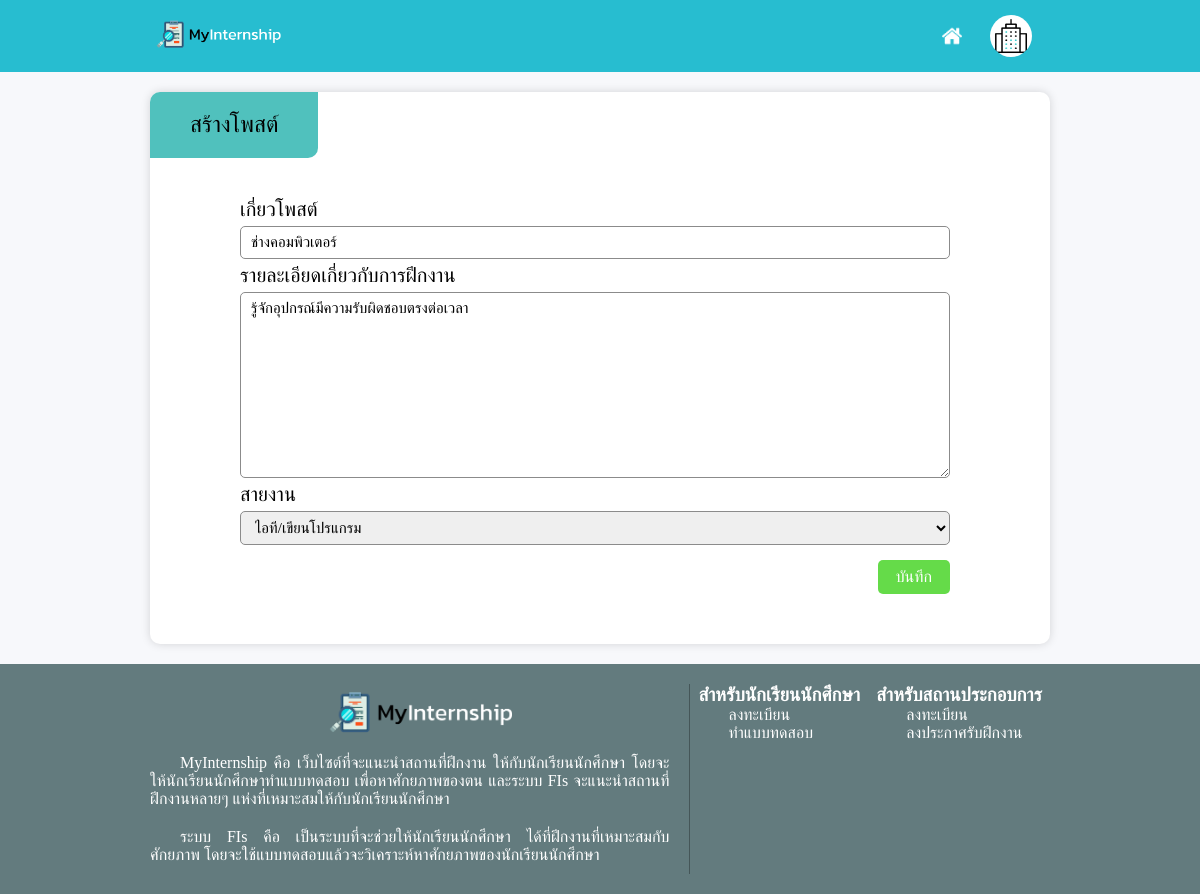
The page /page/company/updatepost.php?post-id=2 on the database its author committed.
### tables this page shows
CREATE TABLE `post` (
  `p_id` int(10) NOT NULL,
  `p_title` varchar(45) NOT NULL,
  `p_details` varchar(255) NOT NULL,
  `p_date` timestamp NOT NULL DEFAULT current_timestamp(),
  `j_id` int(10) NOT NULL,
  `cp_id` int(10) NOT NULL
);

### page/company/updatepost.php (the view, shortened to what this page needs)
<?php
    include('../../config/server.php');
    if(isset($_GET['post-id'])) {
        $post_id = $_GET['post-id'];
        $sql = "Select * from post where p_id='$post_id'";
        try {
            $stmt = $con->query($sql);
            $stmt->execute();
            $prow = $stmt->fetch();
        }catch(PDOException $e) {
            echo $e->getMessage();
        }
    }else {
        header('location: profile.php');
    }
?>
<!DOCTYPE html>
<html lang="en">
<head>
    <link rel="stylesheet" href="style/createpost.css">
</head>
<body>
<header class="header">
        <div class="navbar">
            <div class="logo">
                <a href="../../index.php"><img src="../../pictures/Icon/Logo/logoSTD.png" alt="logo"></a>
            </div>
            <div class="main-menu">
                <a href="../../index.php" class="icon-home"><img src="../../pictures/Icon/home.png" alt="icon home"></a>
                <a href="profile.php"><img class="account-menu" src="../../pictures/Icon/building.gif" alt=""></a>
            </div>
        </div>
    </header>
    <div class="content content-create-post">
        <div class="title">
            <p>สร้างโพสต์</p>
        </div>
        <div class="form-input">
            <form action="php/updatepost.php" method="post">
                <span>เกี่ยวโพสต์</span>
                <div class="input-group">
                    <div class="input-section">
                        <input class="input" type="text" name="title-post" placeholder="หัวข้อ" value="<?php if(isset($_GET['post-id'])) {echo $prow['p_title']; } ?>">
                    </div>
                </div>
                <span>รายละเอียดเกี่ยวกับการฝึกงาน</span>
                <div class="input-group">
                    <div class="input-section">
                        <textarea class="input" type="text" name="details-post" rows="10" placeholder="รายละเอียดในการฝึกงาน"><?php if(isset($_GET['post-id'])) {echo $prow['p_details']; } ?></textarea>
                    </div>
                </div>
                <span>สายงาน</span>
                <div class="input-group">
                    <div class="input-section">
                        <select class="input" name="job">
                            <?php
                                $stmt_load_job = $con->query("Select j_id,j_jobname from job");
                                if($stmt_load_job->execute()) {
                                    $stmt_load_job->setFetchMode(PDO::FETCH_ASSOC);
                                    foreach($stmt_load_job->fetchAll() as $row) {
                                        if($prow['j_id'] == $row['j_id']) {
                                            echo '<option value='. $row['j_id'] .' selected >' . $row['j_jobname'] . '</option>';
                                        }else {
                                            echo '<option value='. $row['j_id'] .'>' . $row['j_jobname'] . '</option>';
                                        }
                                    }
                                }
                            ?>
                        </select>
                    </div>
                </div>
                <div class="input-submit" style="margin-top: 10px;">
                    <input type="submit" value="บันทึก" class="submit">
                </div>
            </form>
        </div>
    </div>
    <div class="footer">
        <div class="container-footer">
            <div class="col-first">
                <div class="row">
                    <img src="../../pictures/Icon/Logo/logoSTD.png" alt="">
                </div>
                <div class="row">
                    <p>MyInternship คือ เว็บไซต์ที่จะแนะนำสถานที่ฝึกงาน ให้กับนักเรียนนักศึกษา โดยจะให้นักเรียนนักศึกษาทำแบบทดสอบ เพื่อหาศักยภาพของตน และระบบ FIs จะแนะนำสถานที่ฝึกงานหลายๆ แห่งที่เหมาะสมให้กับนักเรียนนักศึกษา</p>
                </div>
                <div class="row">
                    <p>ระบบ FIs คือ เป็นระบบที่จะช่วยให้นักเรียนนักศึกษา ได้ที่ฝึกงานที่เหมาะสมกับศักยภาพ โดยจะใช้แบบทดสอบแล้วจะวิเคราะห์หาศักยภาพของนักเรียนนักศึกษา</p>
                </div>
            </div>
            <div class="col-first">
                <div class="col">
                    <h3>สำหรับนักเรียนนักศึกษา</h3>
                    <a href="../student/enterprofile.php">ลงทะเบียน</ฟ>
                    <a href="../student/quiz.php">ทำแบบทดสอบ</a>
                </div>
                <div class="col">
                    <h3>สำหรับสถานประกอบการ</h3>
                    <a href="enterprofile.php">ลงทะเบียน</a>
                    <a href="createpost.php">ลงประกาศรับฝึกงาน</a>
                </div>
            </div>
        </div>
    </div>
</body>
</html>

### page/company/style/createpost.css (style rules this page uses)
.content-create-post { padding-bottom: 50px; }
.input-section { padding: 0px 10px 0px 0px; }
.form-input form span { margin: 0px; }
.input-submit { display: flex; justify-content: end; margin-right: 10px; }

### page/company/style/public-style-cp.css (style rules this page uses)
.title { padding: 0; }
.title p { padding: 20px 40px; margin-bottom: 20px; background-color: #50C1BD; font-size: 23px; width: fit-content; border-radius: 10px 0 10px 0; }
.main-menu a .account-menu { display: block; width: 42px; height: 42px; border-radius: 50%; }

### style/main-style.css (style rules this page uses)
* { padding: 0px; margin: 0px; font-family: kanit; box-sizing: border-box; }
body { background-color: #F7F8FB; }
a { text-decoration: none; }

### style/navbar.css (style rules this page uses)
a { text-decoration: none; }
.header { width: 100%; box-sizing: border-box; padding: 10px 0; background-color: #27BDD0; display: flex; justify-content: center; }
.navbar { width: 75%; height: 100%; color: white; display: flex; justify-content: space-between; align-items: center; }
.logo { width: 3.5vw; height: 3.5vw; }
.header .navbar .logo img { height: 90%; width: auto; }
.main-menu { list-style-type: none; display: flex; justify-content: flex-end; align-items: center; }
.main-menu a { display: block; color: #fff; border-radius: 5px; font-size: 16px; font-weight: 350; padding: 5px 13px; margin: 0px 5px; transition: .3s; }
.main-menu .icon-home { display: flex; padding: 5px; margin-right: 5px; justify-content: center; align-items: center; }
.main-menu a img { width: 20px; height: auto; }
@media (max-width: 1240px) { .main-menu a { font-size: 14px; } }

### style/content.css (style rules this page uses)
.content { width: 75%; box-sizing: border-box; margin: 20px auto; background-color: white; border-radius: 10px; box-shadow: 0 0 10px rgba(0, 0, 0, 0.15); }

### style/footer.css (style rules this page uses)
.footer { width: 100%; background-color: #637B7E; padding: 20px 0px; display: flex; flex-direction: row; justify-content: center; align-items: center; }
.col-first .row img { width: 200px; }
.container-footer { width: 75%; display: flex; flex-direction: row; flex-wrap: nowrap; }
.col-first { display: flex; }
.col-first:first-child { flex-direction: column; align-items: center; width: 60%; }
.col-first:last-child { width: 40%; display: flex; flex-direction: row; flex-wrap: nowrap; justify-content: space-around; }
.row p { text-indent: 30px; text-align: justify; color: white; padding: 10px 20px 10px 0px; }
.col a { display: block; text-indent: 30px; color: white; }
.col h3 { color: white; }

### style/input_text.css (style rules this page uses)
.form-input { padding-top: 20px; }
.form-input form { position: relative; left: 50%; transform: translateX(-50%); width: 80%; }
.form-input form span { font-size: 20px; display: block; margin: 20px 0px 10px 0px; }
.input-group { display: flex; flex-direction: row; flex-wrap: wrap; }
.input-section { display: flex; flex-direction: column; flex-grow: 1; margin: 5px 0px; position: relative; }
.input { border: 1px solid #8B8B8B; border-radius: 5px; outline: none; padding: 7px 10px; font-size: 15px; font-weight: 300; text-overflow: ellipsis; transition: 0.3s; min-width: 300px; }
.submit { padding: 8px 18px; border-radius: 5px; border: none; background-color: #65DB49; box-sizing: border-box; font-size: 16px; color: white; text-align: center; }
.input { width: 100%; }

### rows shown on the page
post: title-post "ช่างคอมพิวเตอร์", details-post "รู้จักอุปกรณ์มีความรับผิดชอบตรงต่อเวลา"

### other values the page prints
form field job "ไอที/เขียนโปรแกรม"
